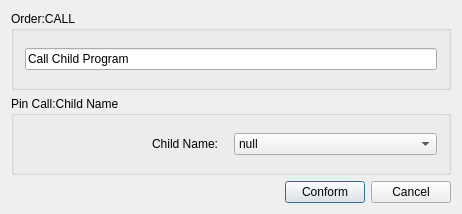
<?xml version="1.0" encoding="UTF-8"?>
<ui version="4.0">
 <class>CPinCallWgt</class>
 <widget class="QDialog" name="CPinCallWgt">
  <property name="geometry">
   <rect>
    <x>0</x>
    <y>0</y>
    <width>462</width>
    <height>214</height>
   </rect>
  </property>
  <property name="windowTitle">
   <string>CPinCallWgt</string>
  </property>
  <layout class="QHBoxLayout" name="horizontalLayout_5">
   <item>
    <layout class="QVBoxLayout" name="verticalLayout">
     <item>
      <widget class="QGroupBox" name="groupBox">
       <property name="title">
        <string>Order:CALL</string>
       </property>
       <layout class="QHBoxLayout" name="horizontalLayout">
        <item>
         <widget class="QLineEdit" name="lineEdit">
          <property name="enabled">
           <bool>true</bool>
          </property>
          <property name="text">
           <string>Call Child Program</string>
          </property>
          <property name="readOnly">
           <bool>true</bool>
          </property>
         </widget>
        </item>
       </layout>
      </widget>
     </item>
     <item>
      <widget class="QGroupBox" name="groupBox_2">
       <property name="title">
        <string>Pin Call:Child Name</string>
       </property>
       <layout class="QHBoxLayout" name="horizontalLayout_3">
        <item>
         <layout class="QHBoxLayout" name="horizontalLayout_2">
          <item>
           <widget class="QLabel" name="label">
            <property name="layoutDirection">
             <enum>Qt::LeftToRight</enum>
            </property>
            <property name="text">
             <string>Child Name:   </string>
            </property>
            <property name="alignment">
             <set>Qt::AlignRight|Qt::AlignTrailing|Qt::AlignVCenter</set>
            </property>
           </widget>
          </item>
          <item>
           <widget class="QComboBox" name="comboBox">
            <item>
             <property name="text">
              <string>null</string>
             </property>
            </item>
           </widget>
          </item>
         </layout>
        </item>
       </layout>
      </widget>
     </item>
     <item>
      <layout class="QHBoxLayout" name="horizontalLayout_4">
       <item>
        <spacer name="horizontalSpacer">
         <property name="orientation">
          <enum>Qt::Horizontal</enum>
         </property>
         <property name="sizeHint" stdset="0">
          <size>
           <width>40</width>
           <height>20</height>
          </size>
         </property>
        </spacer>
       </item>
       <item>
        <widget class="QPushButton" name="pushButton">
         <property name="text">
          <string>Conform</string>
         </property>
        </widget>
       </item>
       <item>
        <widget class="QPushButton" name="pushButton_2">
         <property name="text">
          <string>Cancel</string>
         </property>
        </widget>
       </item>
      </layout>
     </item>
    </layout>
   </item>
  </layout>
 </widget>
 <layoutdefault spacing="6" margin="11"/>
 <resources/>
 <connections/>
</ui>
